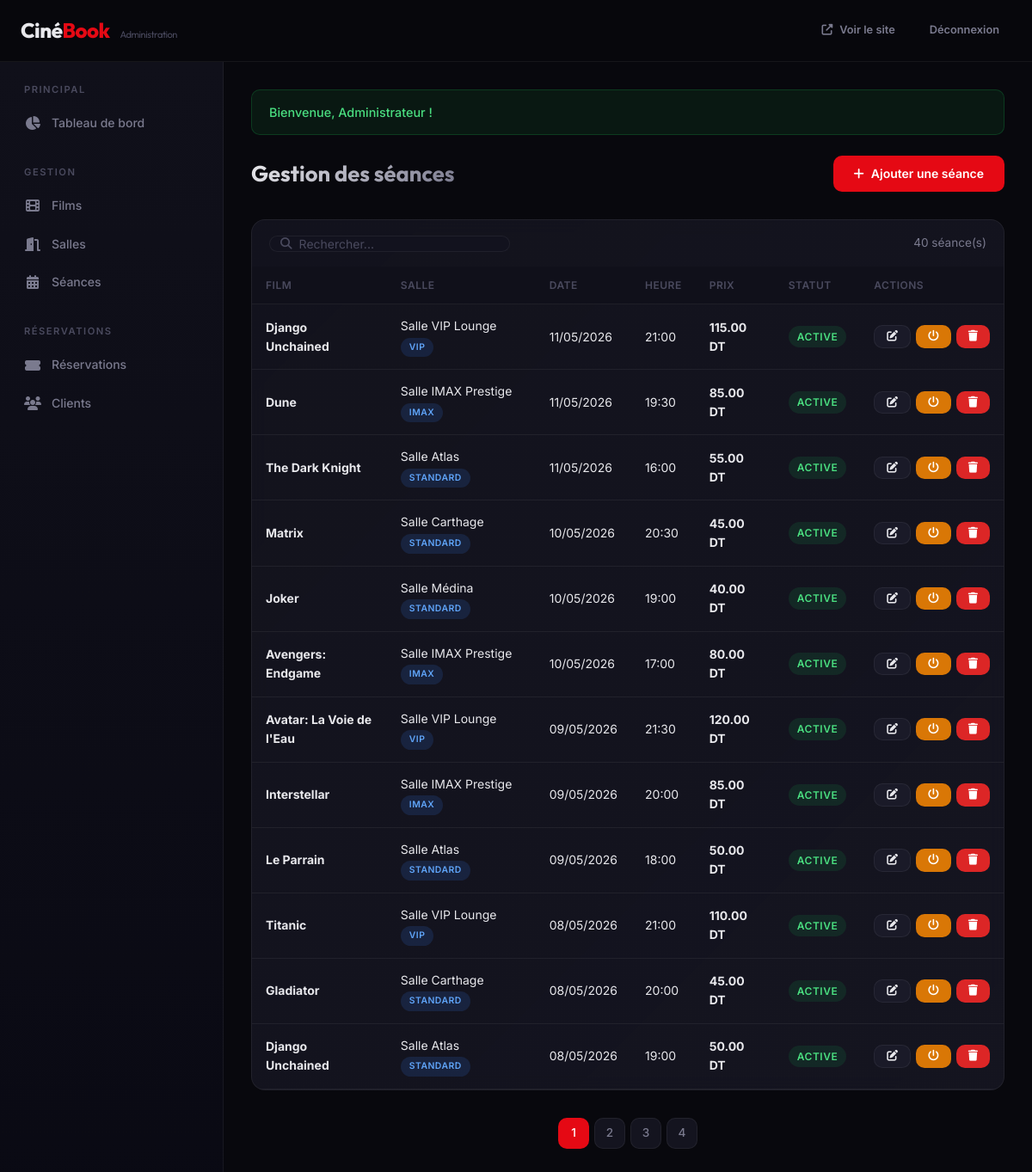
The app's page /index.php?page=admin-screenings (signed in) with its own data.
### tables this page shows
CREATE TABLE IF NOT EXISTS screenings (
    id INT AUTO_INCREMENT PRIMARY KEY,
    movie_id INT NOT NULL,
    hall_id INT NOT NULL,
    show_date DATE NOT NULL,
    show_time TIME NOT NULL,
    price DECIMAL(8, 2) NOT NULL DEFAULT 50.00,
    is_active TINYINT(1) DEFAULT 1,
    created_at DATETIME DEFAULT CURRENT_TIMESTAMP,
    FOREIGN KEY (movie_id) REFERENCES movies(id) ON DELETE CASCADE,
    FOREIGN KEY (hall_id) REFERENCES halls(id) ON DELETE CASCADE
);

CREATE TABLE IF NOT EXISTS movies (
    id INT AUTO_INCREMENT PRIMARY KEY,
    title VARCHAR(200) NOT NULL,
    description TEXT,
    poster VARCHAR(500) DEFAULT NULL,
    trailer_url VARCHAR(500) DEFAULT NULL,
    duration_min INT NOT NULL DEFAULT 90,
    genre VARCHAR(100) NOT NULL,
    release_date DATE DEFAULT NULL,
    rating VARCHAR(10) DEFAULT 'TP',
    is_active TINYINT(1) DEFAULT 1,
    created_at DATETIME DEFAULT CURRENT_TIMESTAMP,
    updated_at DATETIME DEFAULT CURRENT_TIMESTAMP ON UPDATE CURRENT_TIMESTAMP
);

CREATE TABLE IF NOT EXISTS halls (
    id INT AUTO_INCREMENT PRIMARY KEY,
    name VARCHAR(100) NOT NULL,
    rows_count INT NOT NULL DEFAULT 8,
    cols_count INT NOT NULL DEFAULT 12,
    hall_type ENUM('Standard', 'IMAX', 'VIP') DEFAULT 'Standard',
    is_active TINYINT(1) DEFAULT 1,
    created_at DATETIME DEFAULT CURRENT_TIMESTAMP
);

### helpers/auth.php (called while the page is built, shortened)
<?php
function getFlash(string $type): ?string
{
    $key = 'flash_' . $type;
    if (isset($_SESSION[$key])) {
        $message = $_SESSION[$key];
        return $message;
    }
    return null;
}

### helpers/validation.php (called while the page is built, shortened)
<?php
function sanitize(string $input): string
{
    return htmlspecialchars(trim($input), ENT_QUOTES, 'UTF-8');
}
function e(?string $value): string
{
    return htmlspecialchars($value ?? '', ENT_QUOTES, 'UTF-8');
}

### models/Screening.php (called while the page is built, shortened)
<?php
class Screening
{
    private PDO $db;
    public function __construct()
    {
        $this->db = getDB();
    }
    public function getAll(string $search = '', int $page = 1, int $perPage = ITEMS_PER_PAGE): array
    {
        $offset = ($page - 1) * $perPage;
        $where = "WHERE 1=1";
        $params = [];
        $countStmt = $this->db->prepare(
            "SELECT COUNT(*) FROM screenings s
             INNER JOIN movies m ON s.movie_id = m.id
             INNER JOIN halls h ON s.hall_id = h.id
             {$where}"
        );
        $countStmt->execute($params);
        $total = (int)$countStmt->fetchColumn();
        $stmt = $this->db->prepare(
            "SELECT s.*, m.title as movie_title, m.poster as movie_poster,
                    h.name as hall_name, h.hall_type
             FROM screenings s
             INNER JOIN movies m ON s.movie_id = m.id
             INNER JOIN halls h ON s.hall_id = h.id
             {$where}
             ORDER BY s.show_date DESC, s.show_time DESC
             LIMIT {$perPage} OFFSET {$offset}"
        );
        $stmt->execute($params);
        return [
            'data'       => $stmt->fetchAll(),
            'total'      => $total,
            'page'       => $page,
            'perPage'    => $perPage,
            'totalPages' => (int)ceil($total / $perPage),
        ];
    }
}

### config/database.php (called while the page is built, shortened)
<?php
function getDB(): PDO
{
    static $pdo = null;
    if ($pdo === null) {
        $dsn = "mysql:host=" . DB_HOST . ";dbname=" . DB_NAME . ";charset=" . DB_CHARSET;
        $options = [
            PDO::ATTR_ERRMODE            => PDO::ERRMODE_EXCEPTION,
            PDO::ATTR_DEFAULT_FETCH_MODE => PDO::FETCH_ASSOC,
            PDO::ATTR_EMULATE_PREPARES   => false,
        ];
        try {
            $pdo = new PDO($dsn, DB_USER, DB_PASS, $options);
        } catch (PDOException $e) {
            die("Erreur de connexion à la base de données : " . $e->getMessage());
        }
    }
    return $pdo;
}

### views/admin/screenings/index.php (the view, shortened to what this page needs)
<?php require_once __DIR__ . '/../../layouts/admin_header.php'; ?>
<div class="admin-page-header">
    <h1>Gestion des séances</h1>
    <a href="<?= BASE_URL ?>/index.php?page=admin-screenings&action=create" class="btn btn-primary"><i class="fas fa-plus"></i> Ajouter une séance</a>
</div>
<div class="table-wrap">
    <div class="table-header">
        <form method="GET" action="<?= BASE_URL ?>/index.php" class="search-box">
            <i class="fas fa-search"></i>
            <input type="text" name="search" placeholder="Rechercher..." value="<?= e($search ?? '') ?>">
        </form>
        <span class="text-muted" style="font-size:0.85rem;"><?= $screenings['total'] ?> séance(s)</span>
    </div>
    <table class="data-table">
        <thead>
            <tr><th>Film</th><th>Salle</th><th>Date</th><th>Heure</th><th>Prix</th><th>Statut</th><th>Actions</th></tr>
        </thead>
        <tbody>
            <?php if (empty($screenings['data'])): ?>
                <tr><td colspan="7" class="text-center text-muted" style="padding:32px;">Aucune séance.</td></tr>
            <?php else: ?>
                <?php foreach ($screenings['data'] as $s): ?>
                    <tr>
                        <td><strong><?= e($s['movie_title']) ?></strong></td>
                        <td><?= e($s['hall_name']) ?> <span class="badge badge-info" style="font-size:0.65rem;"><?= e($s['hall_type']) ?></span></td>
                        <td><?= date('d/m/Y', strtotime($s['show_date'])) ?></td>
                        <td><?= date('H:i', strtotime($s['show_time'])) ?></td>
                        <td><strong><?= number_format($s['price'], 2) ?> DT</strong></td>
                        <td><span class="badge <?= $s['is_active'] ? 'badge-success' : 'badge-danger' ?>"><?= $s['is_active'] ? 'Active' : 'Inactive' ?></span></td>
                        <td>
                            <div class="table-actions">
                                <a href="<?= BASE_URL ?>/index.php?page=admin-screenings&action=edit&id=<?= $s['id'] ?>" class="btn btn-secondary btn-sm"><i class="fas fa-edit"></i></a>
                                <a href="<?= BASE_URL ?>/index.php?page=admin-screenings&action=toggle&id=<?= $s['id'] ?>" class="btn btn-warning btn-sm"><i class="fas fa-power-off"></i></a>
                                <a href="<?= BASE_URL ?>/index.php?page=admin-screenings&action=delete&id=<?= $s['id'] ?>" class="btn btn-danger btn-sm" data-confirm="Supprimer cette séance ?"><i class="fas fa-trash"></i></a>
                            </div>
                        </td>
                    </tr>
                <?php endforeach; ?>
            <?php endif; ?>
        </tbody>
    </table>
</div>
<?php if ($screenings['totalPages'] > 1): ?>
    <div class="pagination">
        <?php for ($p = 1; $p <= $screenings['totalPages']; $p++): ?>
            <?php if ($p == $screenings['page']): ?><span class="active"><?= $p ?></span>
            <?php else: ?><a href="<?= BASE_URL ?>/index.php?page=admin-screenings&p=<?= $p ?>"><?= $p ?></a><?php endif; ?>
        <?php endfor; ?>
    </div>
<?php endif; ?>
<?php require_once __DIR__ . '/../../layouts/admin_footer.php'; ?>

### index.php (shortened to what this page needs)
<?php
require_once __DIR__ . '/config/database.php';
require_once __DIR__ . '/helpers/auth.php';
require_once __DIR__ . '/helpers/validation.php';
$page = isset($_GET['page']) ? trim($_GET['page']) : 'home';
$action = isset($_GET['action']) ? trim($_GET['action']) : 'index';
$routes = [
    'home'            => 'controllers/HomeController.php',
    'movies'          => 'controllers/MovieController.php',
    'movie'           => 'controllers/MovieController.php',
    'screening'       => 'controllers/ScreeningController.php',
    'booking'         => 'controllers/BookingController.php',
    'login'           => 'controllers/AuthController.php',
    'register'        => 'controllers/AuthController.php',
    'logout'          => 'controllers/AuthController.php',
    'profile'         => 'controllers/ProfileController.php',
    'favorites'       => 'controllers/FavoriteController.php',
    'admin'           => 'controllers/admin/DashboardController.php',
    'admin-movies'    => 'controllers/admin/AdminMovieController.php',
    'admin-halls'     => 'controllers/admin/AdminHallController.php',
    'admin-screenings'=> 'controllers/admin/AdminScreeningController.php',
    'admin-bookings'  => 'controllers/admin/AdminBookingController.php',
    'admin-users'     => 'controllers/admin/AdminUserController.php',
];
if (array_key_exists($page, $routes)) {
    require_once __DIR__ . '/' . $routes[$page];
} else {
    http_response_code(404);
    require_once __DIR__ . '/views/errors/404.php';
}

### controllers/admin/AdminScreeningController.php (shortened to what this page needs)
<?php
require_once __DIR__ . '/../../models/Screening.php';
$screeningModel = new Screening();
switch ($action) {
    default:
        showList($screeningModel);
        break;
}
function showList(Screening $screeningModel): void
{
    $search    = sanitize($_GET['search'] ?? '');
    $page      = max(1, (int)($_GET['p'] ?? 1));
    $screenings = $screeningModel->getAll($search, $page);
    require_once __DIR__ . '/../../views/admin/screenings/index.php';
}

### views/layouts/admin_header.php (shortened to what this page needs)
<!DOCTYPE html>
<html lang="fr">
<head>
    <link rel="stylesheet" href="<?= BASE_URL ?>/assets/css/style.css">
    <link rel="stylesheet" href="<?= BASE_URL ?>/assets/css/admin.css">
    <link rel="stylesheet" href="https://cdnjs.cloudflare.com/ajax/libs/font-awesome/6.5.1/css/all.min.css">
</head>
<body>
    <header class="site-header">
        <div class="container">
            <a href="<?= BASE_URL ?>/index.php?page=admin" class="site-logo">Ciné<span>Book</span> <small style="font-size:0.7rem;color:var(--text-muted);font-weight:400;margin-left:8px;">Administration</small></a>
            <div class="header-actions">
                <a href="<?= BASE_URL ?>/index.php?page=home" class="btn btn-ghost btn-sm"><i class="fas fa-external-link-alt"></i> Voir le site</a>
                <a href="<?= BASE_URL ?>/index.php?page=logout" class="btn btn-ghost btn-sm">Déconnexion</a>
            </div>
        </div>
    </header>
    <div class="admin-layout">
        <aside class="admin-sidebar">
            <div class="sidebar-section">
                <div class="sidebar-section-title">Principal</div>
                <a href="<?= BASE_URL ?>/index.php?page=admin" class="sidebar-link <?= ($page ?? '') === 'admin' ? 'active' : '' ?>">
                    <i class="fas fa-chart-pie"></i> Tableau de bord
                </a>
            </div>
            <div class="sidebar-section">
                <div class="sidebar-section-title">Gestion</div>
                <a href="<?= BASE_URL ?>/index.php?page=admin-movies" class="sidebar-link <?= ($page ?? '') === 'admin-movies' ? 'active' : '' ?>">
                    <i class="fas fa-film"></i> Films
                </a>
                <a href="<?= BASE_URL ?>/index.php?page=admin-halls" class="sidebar-link <?= ($page ?? '') === 'admin-halls' ? 'active' : '' ?>">
                    <i class="fas fa-door-open"></i> Salles
                </a>
                <a href="<?= BASE_URL ?>/index.php?page=admin-screenings" class="sidebar-link <?= ($page ?? '') === 'admin-screenings' ? 'active' : '' ?>">
                    <i class="fas fa-calendar-alt"></i> Séances
                </a>
            </div>
            <div class="sidebar-section">
                <div class="sidebar-section-title">Réservations</div>
                <a href="<?= BASE_URL ?>/index.php?page=admin-bookings" class="sidebar-link <?= ($page ?? '') === 'admin-bookings' ? 'active' : '' ?>">
                    <i class="fas fa-ticket-alt"></i> Réservations
                </a>
                <a href="<?= BASE_URL ?>/index.php?page=admin-users" class="sidebar-link <?= ($page ?? '') === 'admin-users' ? 'active' : '' ?>">
                    <i class="fas fa-users"></i> Clients
                </a>
            </div>
        </aside>
        <main class="admin-main">
            <?php
            $flashSuccess = getFlash('success');
            ?>
            <?php if ($flashSuccess): ?>
                <div class="alert alert-success"><?= e($flashSuccess) ?></div>
            <?php endif; ?>

### views/layouts/admin_footer.php (shortened to what this page needs)
        </main>
    </div>
</body>
</html>

### assets/css/admin.css (style rules this page uses)
.admin-layout { display: flex; min-height: 100vh; padding-top: var(--header-height); }
.admin-sidebar { width: 260px; background: var(--bg-secondary); border-right: 1px solid var(--border); padding: 24px 0; position: fixed; top: var(--header-height); bottom: 0; overflow-y: auto; z-index: 50; background: linear-gradient(180deg, var(--bg-secondary) 0%, rgba(10,10,20,0.98) 100%); }
.sidebar-section { padding: 0 16px; margin-bottom: 28px; }
.sidebar-section-title { font-size: 0.7rem; font-weight: 600; text-transform: uppercase; letter-spacing: 1.5px; color: var(--text-muted); padding: 0 12px; margin-bottom: 8px; }
.sidebar-link { display: flex; align-items: center; gap: 12px; padding: 10px 12px; border-radius: var(--radius); font-size: 0.875rem; font-weight: 500; color: var(--text-secondary); transition: all var(--transition); margin-bottom: 2px; }
.sidebar-link i { width: 20px; text-align: center; font-size: 1rem; }
.admin-main { flex: 1; margin-left: 260px; padding: 32px; }
.admin-page-header { display: flex; align-items: center; justify-content: space-between; margin-bottom: 32px; }
.admin-page-header h1 { font-size: 1.6rem; font-weight: 700; background: linear-gradient(135deg, var(--text-primary) 0%, var(--text-secondary) 100%); -webkit-background-clip: text; -webkit-text-fill-color: transparent; background-clip: text; }
.table-actions { display: flex; gap: 6px; }
.table-header { display: flex; align-items: center; justify-content: space-between; padding: 16px 20px; }
.search-box { display: flex; align-items: center; gap: 8px; background: var(--bg-input); border: 1px solid var(--border); border-radius: var(--radius); padding: 0 12px; transition: border-color var(--transition); }
.search-box input { background: none; border: none; color: var(--text-primary); padding: 8px 0; outline: none; width: 200px; }
.search-box i { color: var(--text-muted); }
.table-wrap { background: linear-gradient(135deg, rgba(20,20,31,0.9) 0%, rgba(26,26,40,0.7) 100%); border: 1px solid var(--border); border-radius: var(--radius-lg); overflow: hidden; backdrop-filter: blur(10px); }

### records on screen
screenings: movie.title "Django Unchained", hall.name "Salle VIP Lounge", hall.hall_type "VIP", show_date "11/05/2026", show_time "21:00", price "115.00", is_active "ACTIVE"
screenings: movie.title "Dune", hall.name "Salle IMAX Prestige", hall.hall_type "IMAX", show_date "11/05/2026", show_time "19:30", price "85.00", is_active "ACTIVE"
screenings: movie.title "The Dark Knight", hall.name "Salle Atlas", hall.hall_type "STANDARD", show_date "11/05/2026", show_time "16:00", price "55.00", is_active "ACTIVE"
screenings: movie.title "Matrix", hall.name "Salle Carthage", hall.hall_type "STANDARD", show_date "10/05/2026", show_time "20:30", price "45.00", is_active "ACTIVE"
screenings: movie.title "Joker", hall.name "Salle Médina", hall.hall_type "STANDARD", show_date "10/05/2026", show_time "19:00", price "40.00", is_active "ACTIVE"
screenings: movie.title "Avengers: Endgame", hall.name "Salle IMAX Prestige", hall.hall_type "IMAX", show_date "10/05/2026", show_time "17:00", price "80.00", is_active "ACTIVE"
screenings: movie.title "Avatar: La Voie de l'Eau", hall.name "Salle VIP Lounge", hall.hall_type "VIP", show_date "09/05/2026", show_time "21:30", price "120.00", is_active "ACTIVE"
screenings: movie.title "Interstellar", hall.name "Salle IMAX Prestige", hall.hall_type "IMAX", show_date "09/05/2026", show_time "20:00", price "85.00", is_active "ACTIVE"
screenings: movie.title "Le Parrain", hall.name "Salle Atlas", hall.hall_type "STANDARD", show_date "09/05/2026", show_time "18:00", price "50.00", is_active "ACTIVE"
screenings: movie.title "Titanic", hall.name "Salle VIP Lounge", hall.hall_type "VIP", show_date "08/05/2026", show_time "21:00", price "110.00", is_active "ACTIVE"
screenings: movie.title "Gladiator", hall.name "Salle Carthage", hall.hall_type "STANDARD", show_date "08/05/2026", show_time "20:00", price "45.00", is_active "ACTIVE"
screenings: movie.title "Django Unchained", hall.name "Salle Atlas", hall.hall_type "STANDARD", show_date "08/05/2026", show_time "19:00", price "50.00", is_active "ACTIVE"

### other values on screen
$flashSuccess "Bienvenue, Administrateur !"
$screenings['total'] "40"
